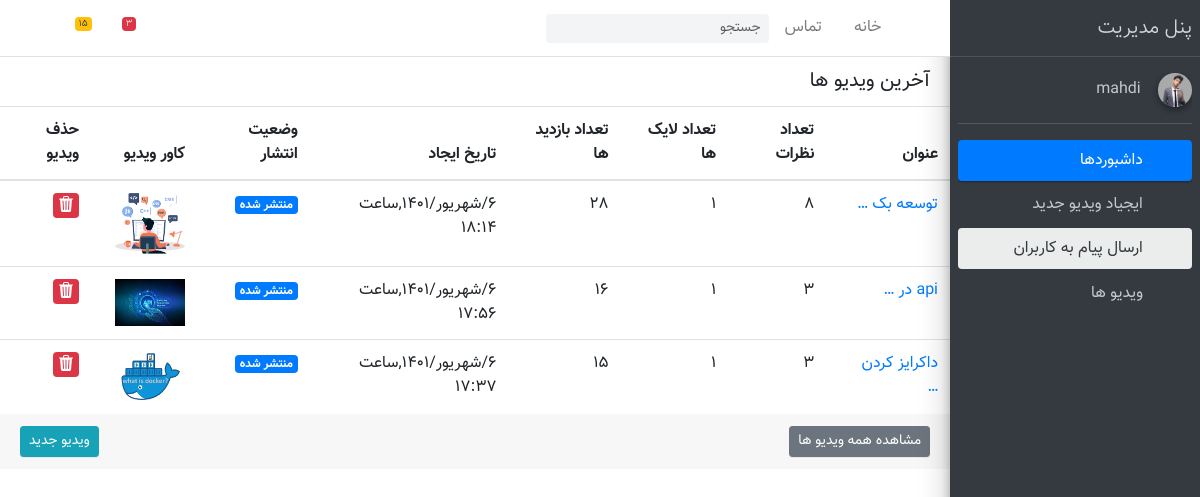
/admin_panel/ (signed in), run on an earlier commit of the app's database.
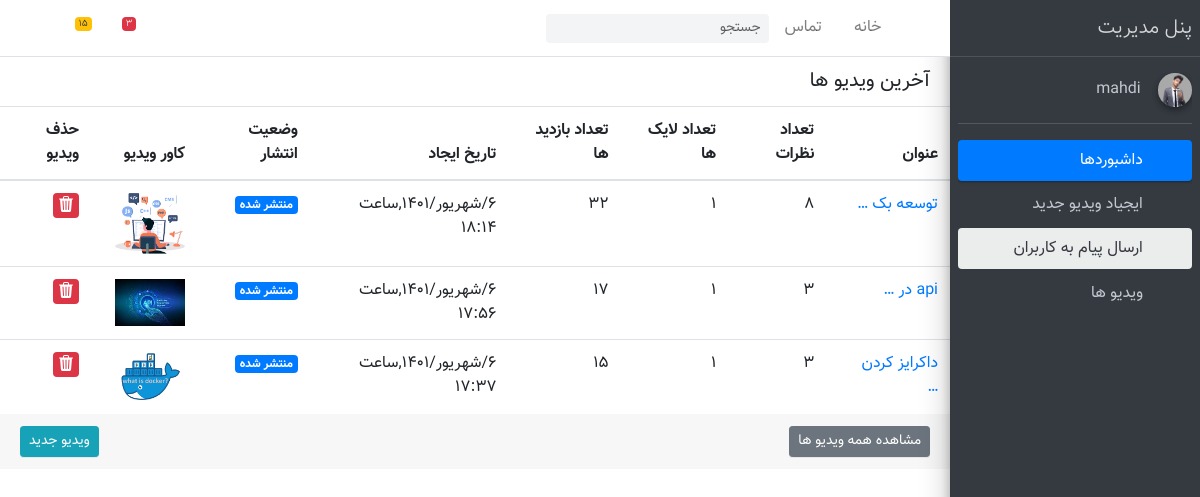
And on a later commit of the database.
### Acount_app/models.py (models this page shows, shortened)
class User(AbstractBaseUser):
    email = models.EmailField(
        verbose_name='email address',
        max_length=255,
        unique=True,
    )
    username=models.CharField(max_length=100)
    phone_number = models.CharField(max_length=15, blank=True, null=True)
    image = models.FileField(upload_to="user/image", default="defult/index.jpg", blank=True, null=True)
    is_teacher = models.BooleanField(default=False)
    is_active = models.BooleanField(default=True)
    is_admin = models.BooleanField(default=False)
    full_name=models.CharField(max_length=50)
    special_user=models.DateTimeField(default=timezone.now())
    objects = MyUserManager()
    USERNAME_FIELD = 'email'

### Tutorial_app/models.py (models this page shows, shortened)
class VideoTutorial(models.Model):
    teacher=models.ForeignKey(Techer,on_delete=models.CASCADE,related_name="video_tutorial")
    video=models.FileField(upload_to="videototorial/video")
    titel=models.CharField(max_length=100,unique=True)
    video_cover=models.FileField(upload_to="videotutorial/iamge")
    video_time=models.TimeField()
    created=models.DateTimeField(auto_now_add=True)
    view=models.IntegerField(default=0)
    discription=models.TextField()
    tag=models.ManyToManyField(Tags,related_name="videotutorial")
    category=models.ManyToManyField(SubCategory,related_name="videotutorial")
    slug=models.SlugField(null=True,blank=True,allow_unicode=True)
    is_active=models.BooleanField(default=False)
    special_video=models.BooleanField()
    class Meta:
        ordering=("-created",)
    def to_jalali(self):
        return jalali_convert(self.created)
    def get_absulot_url(self):
        return reverse("Home:detail_video",kwargs={"slug":self.slug})

### AdminPanel_app/views.py (the view)
# urls.py: path("",views.AdminPanelView.as_view(),name="admin_panel"),
class AdminPanelView(ActiveTeacher,ListView):
    template_name = "AdminPanel_app/index.html"
    model = VideoTutorial
    def get_queryset(self):
        v=super().get_queryset()
        return v.filter(teacher__user=self.request.user)

### AdminPanel_app/mixins.py (called while the page is built)
    def dispatch(self,request,*args,**kwargs):
        if request.user.is_authenticated:
            user = request.user
            teacher = Techer.objects.get(user=user)
            if teacher.is_active == True:
                return super().dispatch(request,*args,**kwargs)
            else:
                return redirect("Home:Home")
        return redirect("Home:Home")

### context_processor/context_processor.py (called while the page is built)
def categorydata(request):
    context=Category.objects.all()
    return {
        "category":context
    }

def check_activ_teacher(request):
    if request.user.is_authenticated:
        user=request.user
        teacher=Techer.objects.filter(user=user,is_active=True).exists()
        if teacher:
            return {"is_teacher":True}
        return {"is_teacher":False}
    return {"is_teacher": False}

### exeption/jalali.py (called while the page is built)
    def persian_tuple(self):
        return self.persian_year, self.persian_month, self.persian_day

### exeption/utils.py (called while the page is built)
def jalali_convert(time):
    jmunth=[
        "فروردین",
        "اردیبهشن",
        "خرداد",
        "تیر",
        "مرداد",
        "شهریور",
        "مهر",
        "آبان",
        "آذر",
        "دی",
        "بهمن",
        "اسفند",
    ]
    time=timezone.localtime(time)
    time_to_str="{},{},{}".format(time.year,time.month,time.day)
    time_to_tuple=jalali.Gregorian(time_to_str).persian_tuple()
    time_to_list=list(time_to_tuple)
    for index,month in enumerate(jmunth):
        if time_to_list[1]==index+1:
            time_to_list[1]=month
            break
    output="{}/{}/{},ساعت {}:{}".format(
        time_to_list[2],
        time_to_list[1],
        time_to_list[0],
        time.hour,
        time.minute,
    )
    return output

### AdminPanel_app/templates/AdminPanel_app/index.html (shortened to what this page needs)
{% load static %}
<!DOCTYPE html>
<html lang="en" dir="rtl">
<head>
    <link rel="stylesheet" href="{% static "AdminPanel_app/plugins/font-awesome/css/font-awesome.min.css" %}">
    <link rel="stylesheet" href="{% static "AdminPanel_app/dist/css/adminlte.min.css" %}">
    <link rel="stylesheet" href="{% static "AdminPanel_app/dist/css/bootstrap-rtl.min.css" %}">
    <link rel="stylesheet" href="{% static "AdminPanel_app/dist/css/custom-style.css" %}">
</head>
<body class="hold-transition sidebar-mini">
<div class="wrapper">
    <nav class="main-header navbar navbar-expand bg-white navbar-light border-bottom">
        <ul class="navbar-nav">
            <li class="nav-item">
                <a class="nav-link" data-widget="pushmenu" href="#"><i class="fa fa-bars"></i></a>
            </li>
            <li class="nav-item d-none d-sm-inline-block">
                <a href="{% url "Home:Home" %}" class="nav-link">خانه</a>
            </li>
            <li class="nav-item d-none d-sm-inline-block">
                <a href="#" class="nav-link">تماس</a>
            </li>
        </ul>
        <form class="form-inline ml-3">
            <div class="input-group input-group-sm">
                <input class="form-control form-control-navbar" type="search" placeholder="جستجو" aria-label="Search">
                <div class="input-group-append">
                    <button class="btn btn-navbar" type="submit">
                        <i class="fa fa-search"></i>
                    </button>
                </div>
            </div>
        </form>
        <ul class="navbar-nav mr-auto">
            <li class="nav-item dropdown">
                <a class="nav-link" data-toggle="dropdown" href="#">
                    <i class="fa fa-comments-o"></i>
                    <span class="badge badge-danger navbar-badge">3</span>
                </a>
            </li>
            <li class="nav-item dropdown">
                <a class="nav-link" data-toggle="dropdown" href="#">
                    <span class="badge badge-warning navbar-badge">15</span>
                </a>
            </li>
            <li class="nav-item">
                <a class="nav-link" data-widget="control-sidebar" data-slide="true" href="#"><i
                        class="fa fa-th-large"></i></a>
            </li>
        </ul>
    </nav>
    <aside class="main-sidebar sidebar-dark-primary elevation-4">
        <a href="" class="brand-link">
            <span class="brand-text font-weight-light">پنل مدیریت</span>
        </a>
        <div class="sidebar">
            <div>
                <div class="user-panel mt-3 pb-3 mb-3 d-flex">
                    <div class="image">
                        <img src="{{ request.user.image.url }}"
                             class="img-circle elevation-2" alt="User Image">
                    </div>
                    {% if request.user.name %}
                        <div class="info">
                            <a href="" class="d-block">{{ request.user.full_name }}</a>
                        </div>
                    {% else %}
                        <div class="info">
                            <a href="" class="d-block">{{ request.user.username }}</a>
                        </div>
                    {% endif %}
                </div>
                <nav class="mt-2">
                    <ul class="nav nav-pills nav-sidebar flex-column" data-widget="treeview" role="menu"
                        data-accordion="false">
                        <li class="nav-item has-treeview menu-open">
                            <a href="#" class="nav-link active">
                                <i class="nav-icon fa fa-dashboard"></i>
                                <p>
                                    داشبوردها
                                    <i class="right fa fa-angle-left"></i>
                                </p>
                            </a>
                            <ul class="nav nav-treeview">
                                <li class="nav-item">
                                    <a href="{% url "AdminPanel_app:create_video" %}" class="nav-link">
                                        <i class="fa fa-circle-o nav-icon"></i>
                                        <p>ایجیاد ویدیو جدید</p>
                                    </a>
                                </li>
                                <li class="nav-item">
                                    <a href="{% url "AdminPanel_app:message" %}" class="nav-link active">
                                        <i class="fa fa-circle-o nav-icon"></i>
                                        <p>ارسال پیام به کاربران</p>
                                    </a>
                                </li>
                                <li class="nav-item">
                                    <a href="{% url "AdminPanel_app:admin_panel" %}" class="nav-link">
                                        <i class="fa fa-circle-o nav-icon"></i>
                                        <p>ویدیو ها</p>
                                    </a>
                                </li>
                            </ul>
                        </li>
                    </ul>
                </nav>
            </div>
        </div>
    </aside>
    <div class="main-header">
        <div>
            <div>
                <div class="card-header border-transparent">
                    <h3 class="card-title">آخرین ویدیو ها</h3>
                    <div class="card-tools">
                        <button type="button" class="btn btn-tool" data-widget="collapse">
                            <i class="fa fa-minus"></i>
                        </button>
                        <button type="button" class="btn btn-tool" data-widget="remove">
                            <i class="fa fa-times"></i>
                        </button>
                    </div>
                </div>
                <div class="card-body p-0">
                    <div class="table-responsive">
                        <table class="table m-0">
                            <thead>
                            <tr>
                                <th>عنوان</th>
                                <th>تعداد نظرات</th>
                                <th>تعداد لایک ها</th>
                                <th>تعداد بازدید ها</th>
                                <th>تاریخ ایجاد</th>
                                <th>وضعیت انتشار</th>
                                <th>کاور ویدیو</th>
                                <th>حذف ویدیو</th>
                            </tr>
                            </thead>
                            <tbody>
                            {% for item in object_list %}
                                <tr>
                                    <td>
                                        <a href="{% url "AdminPanel_app:edit_video" item.slug %}">{{ item.titel|truncatewords:2 }}</a>
                                    </td>
                                    <td>{{ item.comment.all.count }}</td>
                                    <td>{{ item.favorite.all.count }}</td>
                                    <td>{{ item.view }}</td>
                                    <td>{{ item.to_jalali }}</td>
                                    {% if item.is_active == False %}
                                        <td><a href="{% url "AdminPanel_app:edit_video" item.slug %}"><span class="badge badge-danger">پیشنویس</span></a></td>
                                    {% else %}
                                        <td><a href="{{ item.get_absulot_url }}"><span class="badge badge-primary">منتشر شده</span></a></td>
                                    {% endif %}
                                    <td><img src="{{ item.video_cover.url }}" width="70px"></td>
                                    <td><a href="{% url "AdminPanel_app:delet_video" item.slug %}"><span
                                            class="badge badge-danger"><svg
                                            xmlns="http://www.w3.org/2000/svg" width="16" height="16"
                                            fill="currentColor" class="bi bi-trash3-fill"
                                            viewBox="0 0 16 16">
  </a>
                                        </svg></span></td>
                                </tr>
                            {% endfor %}
                            </tbody>
                        </table>
                    </div>
                </div>
                <div class="card-footer clearfix">
                    <a href="{% url "AdminPanel_app:create_video" %}"
                       class="btn btn-sm btn-info float-left">ویدیو جدید</a>
                    <a href="javascript:void(0)" class="btn btn-sm btn-secondary float-right">مشاهده همه ویدیو ها</a>
                </div>
            </div>
        </div>
    </div>
</div>
</body>
</html>

What changed in the data, as far as the page shows it:
changed VideoTutorial "۶/شهریور/۱۴۰۱,ساعت ۱۸:۱۴": view "۲۸" → "۳۲"
changed VideoTutorial "۶/شهریور/۱۴۰۱,ساعت ۱۷:۵۶": view "۱۶" → "۱۷"
